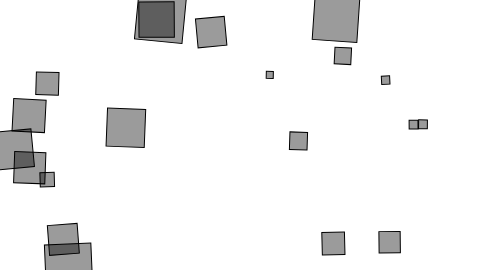
Frame 1 (no input)
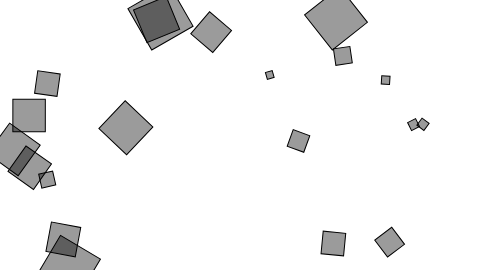
Frame 60 (no input)
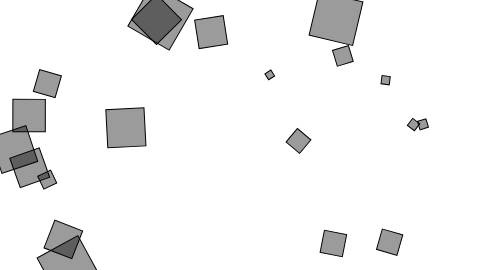
Frame 120 (the mouse pressed at the canvas centre since frame 60)

The p5.js sketch that drew these frames (run headless with seeded random() and noise() and a simulated clock; from frame 60 on, the mouse is pressed at the canvas centre):

// p5.js sketch
// ── sketch.js
// Learning Processing
// Daniel Shiffman
// http://www.learningprocessing.com

// Example 14-15: Rotating many things using objects

// An array of Rotater objects
var rotaters = new Array(20);

function setup() {
  createCanvas(480, 270);

  // Rotaters are made randomly
  for (var i = 0; i < rotaters.length; i++ ) {
    rotaters[i] = new Rotater(random(width), random(height), random(-0.1, 0.1), random(48));
  }
}

function draw() {
  background(255);

  // All Rotaters spin and are displayed
  for (var i = 0; i < rotaters.length; i++ ) {
    rotaters[i].spin();
    rotaters[i].display();
  }
}


// ── rotater.js
// Learning Processing
// Daniel Shiffman
// http://www.learningprocessing.com

// Example 14-15: Rotating many things using objects

// Rotater constructor
class Rotater {
  constructor(tempX, tempY, tempSpeed, tempW) {
    this.x = tempX;           // x location
    this.y = tempY;           // y location
    this.theta = 0;           // angle of rotation (always initialized to 0)
    this.speed = tempSpeed;   // speed of rotation
    this.w = tempW;           // size of rectangle

  }

  // Increment angle
  spin() {
    this.theta += this.speed;
  }

  // Display rectangle
  display() {
    rectMode(CENTER);
    stroke(0);
    fill(0, 100);
    // push() and pop() are called inside the class' display() method.
    // This way, every Rotater object is rendered with its own independent translation and rotation!
    push();
    translate(this.x, this.y);
    rotate(this.theta);
    rect(0, 0, this.w, this.w);
    pop();
  }
}
